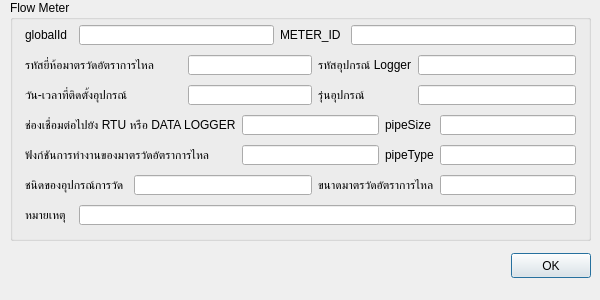
<?xml version="1.0" encoding="UTF-8"?>
<ui version="4.0">
 <class>Dialog</class>
 <widget class="QDialog" name="Dialog">
  <property name="geometry">
   <rect>
    <x>0</x>
    <y>0</y>
    <width>600</width>
    <height>300</height>
   </rect>
  </property>
  <property name="minimumSize">
   <size>
    <width>600</width>
    <height>300</height>
   </size>
  </property>
  <property name="maximumSize">
   <size>
    <width>600</width>
    <height>300</height>
   </size>
  </property>
  <property name="windowTitle">
   <string>Dialog</string>
  </property>
  <widget class="QWidget" name="layoutWidget">
   <property name="geometry">
    <rect>
     <x>10</x>
     <y>250</y>
     <width>581</width>
     <height>31</height>
    </rect>
   </property>
   <layout class="QHBoxLayout" name="horizontalLayout">
    <item>
     <spacer name="horizontalSpacer_8">
      <property name="orientation">
       <enum>Qt::Horizontal</enum>
      </property>
      <property name="sizeHint" stdset="0">
       <size>
        <width>40</width>
        <height>25</height>
       </size>
      </property>
     </spacer>
    </item>
    <item>
     <widget class="QPushButton" name="okBtn">
      <property name="minimumSize">
       <size>
        <width>0</width>
        <height>25</height>
       </size>
      </property>
      <property name="maximumSize">
       <size>
        <width>16777215</width>
        <height>25</height>
       </size>
      </property>
      <property name="text">
       <string>OK</string>
      </property>
     </widget>
    </item>
   </layout>
  </widget>
  <widget class="QGroupBox" name="groupBox_2">
   <property name="geometry">
    <rect>
     <x>10</x>
     <y>0</y>
     <width>581</width>
     <height>241</height>
    </rect>
   </property>
   <property name="title">
    <string>Flow Meter</string>
   </property>
   <widget class="QWidget" name="">
    <property name="geometry">
     <rect>
      <x>9</x>
      <y>19</y>
      <width>563</width>
      <height>212</height>
     </rect>
    </property>
    <layout class="QGridLayout" name="gridLayout">
     <property name="leftMargin">
      <number>6</number>
     </property>
     <property name="topMargin">
      <number>6</number>
     </property>
     <property name="rightMargin">
      <number>6</number>
     </property>
     <property name="bottomMargin">
      <number>6</number>
     </property>
     <property name="verticalSpacing">
      <number>10</number>
     </property>
     <item row="0" column="0">
      <widget class="QLabel" name="label">
       <property name="text">
        <string>globalId</string>
       </property>
      </widget>
     </item>
     <item row="0" column="5" colspan="2">
      <widget class="QLabel" name="label_3">
       <property name="text">
        <string>METER_ID</string>
       </property>
      </widget>
     </item>
     <item row="0" column="7" colspan="4">
      <widget class="QLineEdit" name="METER_ID"/>
     </item>
     <item row="1" column="0" colspan="3">
      <widget class="QLabel" name="label_5">
       <property name="text">
        <string>รหัสยี่ห้อมาตรวัดอัตราการไหล</string>
       </property>
      </widget>
     </item>
     <item row="1" column="3" colspan="3">
      <widget class="QLineEdit" name="brandCode"/>
     </item>
     <item row="1" column="6" colspan="3">
      <widget class="QLabel" name="label_4">
       <property name="text">
        <string>รหัสอุปกรณ์ Logger</string>
       </property>
      </widget>
     </item>
     <item row="1" column="9" colspan="2">
      <widget class="QLineEdit" name="loggerId"/>
     </item>
     <item row="2" column="9" colspan="2">
      <widget class="QLineEdit" name="model"/>
     </item>
     <item row="3" column="0" colspan="4">
      <widget class="QLabel" name="label_8">
       <property name="text">
        <string>ช่องเชื่อมต่อไปยัง RTU หรือ DATA LOGGER</string>
       </property>
      </widget>
     </item>
     <item row="3" column="4" colspan="4">
      <widget class="QLineEdit" name="inputFlowChannel"/>
     </item>
     <item row="3" column="8" colspan="2">
      <widget class="QLabel" name="label_13">
       <property name="text">
        <string>pipeSize</string>
       </property>
      </widget>
     </item>
     <item row="3" column="10">
      <widget class="QLineEdit" name="pipeSize"/>
     </item>
     <item row="4" column="0" colspan="4">
      <widget class="QLabel" name="label_10">
       <property name="text">
        <string>ฟังก์ชันการทํางานของมาตรวัดอัตราการไหล</string>
       </property>
      </widget>
     </item>
     <item row="4" column="4" colspan="4">
      <widget class="QLineEdit" name="flowMeterType"/>
     </item>
     <item row="4" column="8" colspan="2">
      <widget class="QLabel" name="label_12">
       <property name="text">
        <string>pipeType</string>
       </property>
      </widget>
     </item>
     <item row="4" column="10">
      <widget class="QLineEdit" name="pipeType"/>
     </item>
     <item row="5" column="0" colspan="2">
      <widget class="QLabel" name="label_9">
       <property name="minimumSize">
        <size>
         <width>0</width>
         <height>0</height>
        </size>
       </property>
       <property name="text">
        <string>ชนิดของอุปกรณ์การวัด</string>
       </property>
      </widget>
     </item>
     <item row="5" column="6" colspan="4">
      <widget class="QLabel" name="label_11">
       <property name="text">
        <string>ขนาดมาตรวัดอัตราการไหล</string>
       </property>
      </widget>
     </item>
     <item row="5" column="10">
      <widget class="QLineEdit" name="meterSize"/>
     </item>
     <item row="6" column="0">
      <widget class="QLabel" name="label_16">
       <property name="text">
        <string>หมายเหตุ</string>
       </property>
      </widget>
     </item>
     <item row="6" column="1" colspan="10">
      <widget class="QLineEdit" name="remark"/>
     </item>
     <item row="5" column="2" colspan="4">
      <widget class="QLineEdit" name="measureType"/>
     </item>
     <item row="0" column="1" colspan="4">
      <widget class="QLineEdit" name="globalId"/>
     </item>
     <item row="2" column="6" colspan="3">
      <widget class="QLabel" name="label_6">
       <property name="text">
        <string>รุ่นอุปกรณ์</string>
       </property>
      </widget>
     </item>
     <item row="2" column="0" colspan="3">
      <widget class="QLabel" name="label_7">
       <property name="text">
        <string>วัน-เวลาที่ติดตั้งอุปกรณ์</string>
       </property>
      </widget>
     </item>
     <item row="2" column="3" colspan="3">
      <widget class="QLineEdit" name="installedDate"/>
     </item>
    </layout>
   </widget>
  </widget>
 </widget>
 <resources/>
 <connections/>
</ui>
